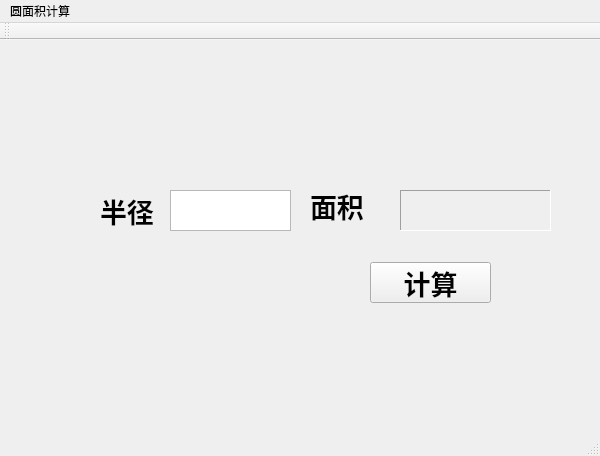
<?xml version="1.0" encoding="UTF-8"?>
<ui version="4.0">
 <class>helloClass</class>
 <widget class="QMainWindow" name="helloClass">
  <property name="geometry">
   <rect>
    <x>0</x>
    <y>0</y>
    <width>600</width>
    <height>456</height>
   </rect>
  </property>
  <property name="windowTitle">
   <string>hello</string>
  </property>
  <widget class="QWidget" name="centralWidget">
   <widget class="QLabel" name="label">
    <property name="geometry">
     <rect>
      <x>100</x>
      <y>155</y>
      <width>81</width>
      <height>31</height>
     </rect>
    </property>
    <property name="font">
     <font>
      <pointsize>20</pointsize>
      <weight>75</weight>
      <bold>true</bold>
     </font>
    </property>
    <property name="frameShadow">
     <enum>QFrame::Sunken</enum>
    </property>
    <property name="text">
     <string>半径</string>
    </property>
   </widget>
   <widget class="QLabel" name="label_2">
    <property name="geometry">
     <rect>
      <x>310</x>
      <y>150</y>
      <width>71</width>
      <height>31</height>
     </rect>
    </property>
    <property name="font">
     <font>
      <pointsize>20</pointsize>
      <weight>75</weight>
      <bold>true</bold>
     </font>
    </property>
    <property name="text">
     <string>面积</string>
    </property>
   </widget>
   <widget class="QLabel" name="label_3">
    <property name="geometry">
     <rect>
      <x>400</x>
      <y>150</y>
      <width>151</width>
      <height>41</height>
     </rect>
    </property>
    <property name="font">
     <font>
      <pointsize>20</pointsize>
      <weight>75</weight>
      <bold>true</bold>
     </font>
    </property>
    <property name="frameShape">
     <enum>QFrame::Panel</enum>
    </property>
    <property name="frameShadow">
     <enum>QFrame::Sunken</enum>
    </property>
    <property name="text">
     <string/>
    </property>
   </widget>
   <widget class="QTextEdit" name="textEdit">
    <property name="geometry">
     <rect>
      <x>170</x>
      <y>150</y>
      <width>121</width>
      <height>41</height>
     </rect>
    </property>
    <property name="font">
     <font>
      <pointsize>20</pointsize>
      <weight>75</weight>
      <bold>true</bold>
     </font>
    </property>
    <property name="html">
     <string>&lt;!DOCTYPE HTML PUBLIC &quot;-//W3C//DTD HTML 4.0//EN&quot; &quot;http://www.w3.org/TR/REC-html40/strict.dtd&quot;&gt;
&lt;html&gt;&lt;head&gt;&lt;meta name=&quot;qrichtext&quot; content=&quot;1&quot; /&gt;&lt;style type=&quot;text/css&quot;&gt;
p, li { white-space: pre-wrap; }
&lt;/style&gt;&lt;/head&gt;&lt;body style=&quot; font-family:'SimSun'; font-size:20pt; font-weight:600; font-style:normal;&quot;&gt;
&lt;p style=&quot;-qt-paragraph-type:empty; margin-top:0px; margin-bottom:0px; margin-left:0px; margin-right:0px; -qt-block-indent:0; text-indent:0px; font-size:9pt; font-weight:400;&quot;&gt;&lt;br /&gt;&lt;/p&gt;&lt;/body&gt;&lt;/html&gt;</string>
    </property>
   </widget>
   <widget class="QPushButton" name="pushButton">
    <property name="geometry">
     <rect>
      <x>370</x>
      <y>222</y>
      <width>121</width>
      <height>41</height>
     </rect>
    </property>
    <property name="font">
     <font>
      <pointsize>20</pointsize>
      <weight>75</weight>
      <bold>true</bold>
     </font>
    </property>
    <property name="text">
     <string>计算</string>
    </property>
   </widget>
  </widget>
  <widget class="QToolBar" name="mainToolBar">
   <attribute name="toolBarArea">
    <enum>TopToolBarArea</enum>
   </attribute>
   <attribute name="toolBarBreak">
    <bool>false</bool>
   </attribute>
  </widget>
  <widget class="QStatusBar" name="statusBar"/>
  <widget class="QMenuBar" name="menuBar">
   <property name="geometry">
    <rect>
     <x>0</x>
     <y>0</y>
     <width>600</width>
     <height>23</height>
    </rect>
   </property>
   <widget class="QMenu" name="menu">
    <property name="title">
     <string>圆面积计算</string>
    </property>
   </widget>
   <addaction name="menu"/>
  </widget>
 </widget>
 <layoutdefault spacing="6" margin="11"/>
 <resources>
  <include location="hello.qrc"/>
 </resources>
 <connections>
  <connection>
   <sender>pushButton</sender>
   <signal>clicked()</signal>
   <receiver>helloClass</receiver>
   <slot>jisuan()</slot>
   <hints>
    <hint type="sourcelabel">
     <x>398</x>
     <y>286</y>
    </hint>
    <hint type="destinationlabel">
     <x>326</x>
     <y>288</y>
    </hint>
   </hints>
  </connection>
 </connections>
 <slots>
  <slot>jisuan()</slot>
 </slots>
</ui>
